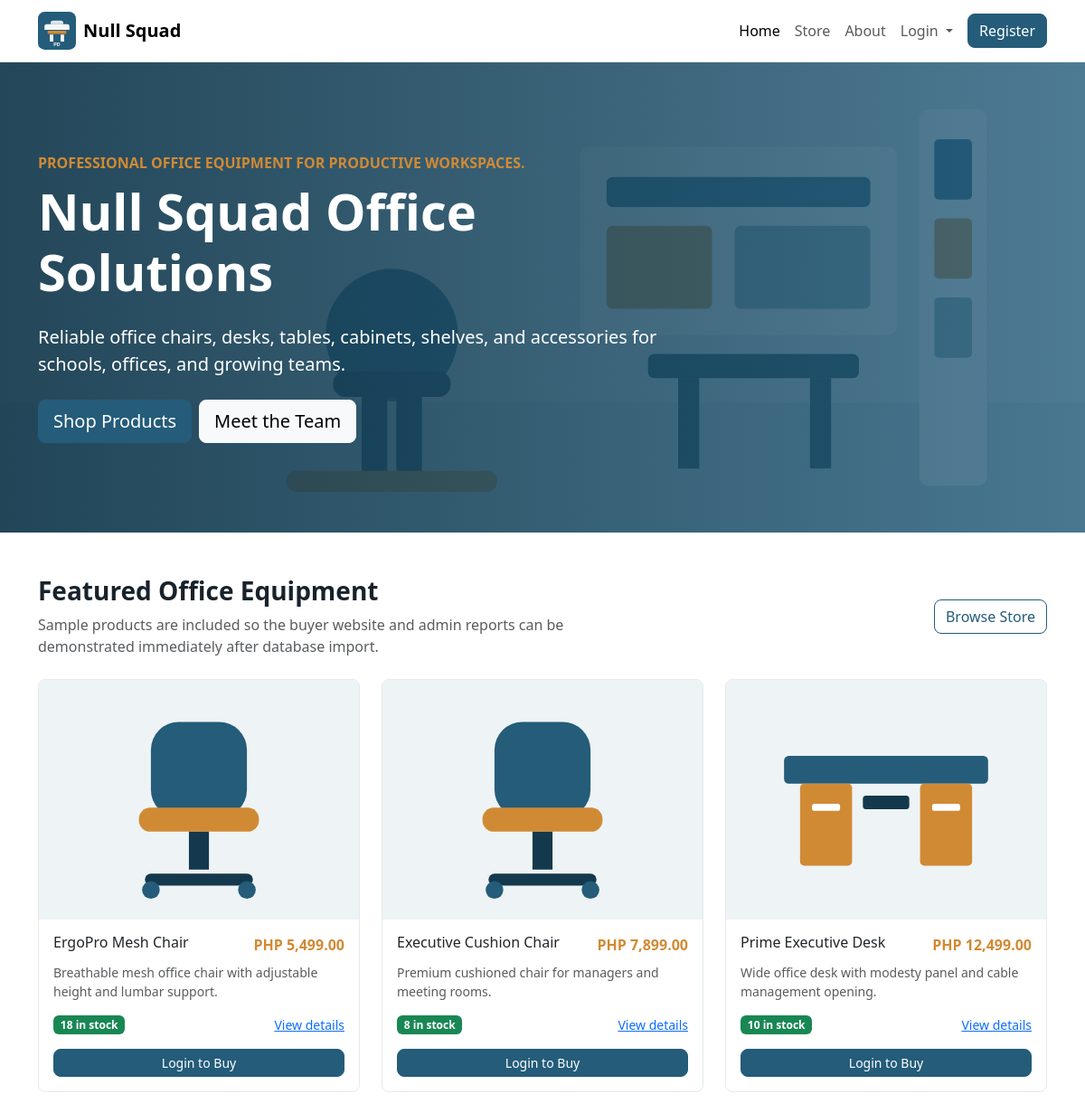
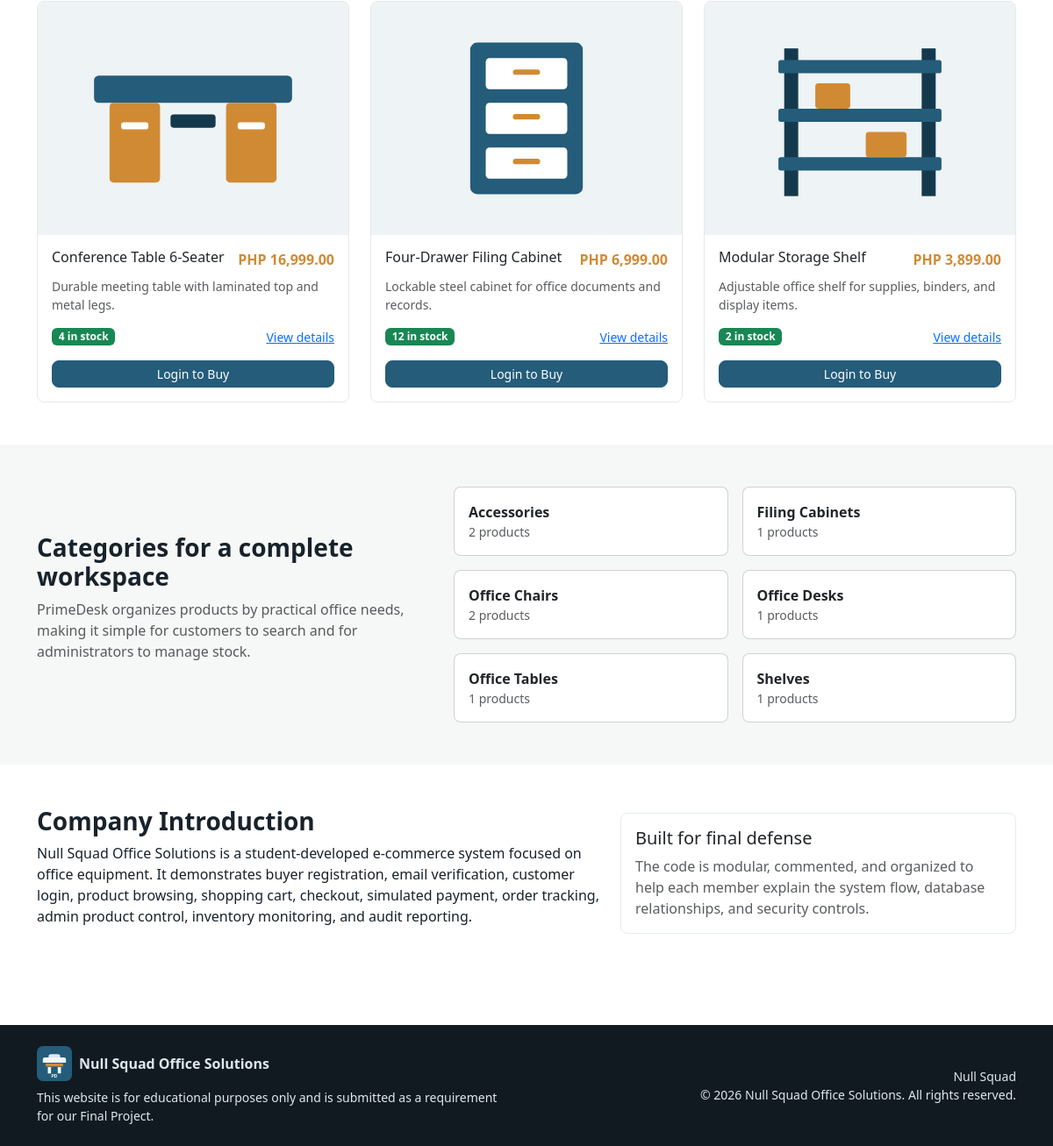
The page / on the database its author committed (2 pictures, top to bottom).
### tables this page shows
CREATE TABLE products (
    id INT UNSIGNED AUTO_INCREMENT PRIMARY KEY,
    category_id INT UNSIGNED NOT NULL,
    name VARCHAR(160) NOT NULL,
    description TEXT NOT NULL,
    price DECIMAL(10,2) NOT NULL DEFAULT 0.00,
    image VARCHAR(255) NULL,
    status ENUM('active', 'inactive') NOT NULL DEFAULT 'active',
    created_at DATETIME NOT NULL DEFAULT CURRENT_TIMESTAMP,
    updated_at DATETIME DEFAULT NULL ON UPDATE CURRENT_TIMESTAMP,
    INDEX idx_products_category (category_id),
    INDEX idx_products_name (name),
    CONSTRAINT fk_products_category
        FOREIGN KEY (category_id) REFERENCES categories(id)
        ON DELETE RESTRICT
);

CREATE TABLE inventory (
    id INT UNSIGNED AUTO_INCREMENT PRIMARY KEY,
    product_id INT UNSIGNED NOT NULL UNIQUE,
    quantity INT UNSIGNED NOT NULL DEFAULT 0,
    low_stock_threshold INT UNSIGNED NOT NULL DEFAULT 5,
    updated_at DATETIME DEFAULT NULL ON UPDATE CURRENT_TIMESTAMP,
    CONSTRAINT fk_inventory_product
        FOREIGN KEY (product_id) REFERENCES products(id)
        ON DELETE CASCADE
);

CREATE TABLE categories (
    id INT UNSIGNED AUTO_INCREMENT PRIMARY KEY,
    name VARCHAR(100) NOT NULL UNIQUE,
    description TEXT NULL,
    status ENUM('active', 'inactive') NOT NULL DEFAULT 'active',
    created_at DATETIME NOT NULL DEFAULT CURRENT_TIMESTAMP
);

### functions/helpers.php (called while the page is built, shortened)
<?php
function e(mixed $value): string
{
    return htmlspecialchars((string) $value, ENT_QUOTES, 'UTF-8');
}
function app_base_url(): string
{
    $scriptDir = str_replace('\\', '/', dirname($_SERVER['SCRIPT_NAME'] ?? ''));
    $scriptDir = rtrim($scriptDir, '/');
    return $scriptDir === '/' || $scriptDir === '.' ? '' : $scriptDir;
}
function url(string $path = ''): string
{
    $base = app_base_url();
    $path = ltrim($path, '/');
    return $path === '' ? ($base ?: '/') : $base . '/' . $path;
}
function asset(string $path): string
{
    return url('assets/' . ltrim($path, '/'));
}
function upload_url(string $filename): string
{
    if (str_starts_with($filename, 'assets/')) {
        return url($filename);
    }
    return url('uploads/products/' . ltrim($filename, '/'));
}
function money(float|int|string $amount): string
{
    return 'PHP ' . number_format((float) $amount, 2);
}
function active_link(string $page): string
{
    return basename($_SERVER['SCRIPT_NAME'] ?? '') === $page ? 'active' : '';
}
function excerpt(string $text, int $limit = 110): string
{
    $plain = trim(strip_tags($text));
    if (strlen($plain) <= $limit) {
        return $plain;
    }
    return substr($plain, 0, $limit - 3) . '...';
}

### includes/auth.php (called while the page is built, shortened)
<?php
function current_user(): ?array
{
    return $_SESSION['user'] ?? null;
}
function is_admin(): bool
{
    return (current_user()['role'] ?? '') === 'admin';
}
function is_customer(): bool
{
    return (current_user()['role'] ?? '') === 'customer';
}

### includes/db.php (called while the page is built, shortened)
<?php
function db(): PDO
{
    static $pdo = null;
    if ($pdo instanceof PDO) {
        return $pdo;
    }
    $dsn = 'mysql:host=' . DB_HOST . ';dbname=' . DB_NAME . ';charset=utf8mb4';
    try {
        $pdo = new PDO($dsn, DB_USER, DB_PASS, [
            PDO::ATTR_ERRMODE => PDO::ERRMODE_EXCEPTION,
            PDO::ATTR_DEFAULT_FETCH_MODE => PDO::FETCH_ASSOC,
            PDO::ATTR_EMULATE_PREPARES => false,
        ]);
    } catch (PDOException $exception) {
        error_log('Database connection failed: ' . $exception->getMessage());
        throw new RuntimeException('Database connection failed. Please check config/config.php and import database/ecommerce_db.sql.');
    }
    return $pdo;
}

### templates/product_card.php (the view)
<?php
$stock = (int) ($product['stock'] ?? $product['quantity'] ?? 0);
?>
<div class="card product-card">
    <img src="<?= e(upload_url((string) ($product['image'] ?? ''))) ?>" class="product-image" alt="<?= e($product['name']) ?>">
    <div class="card-body d-flex flex-column">
        <div class="d-flex justify-content-between gap-2 align-items-start mb-2">
            <h3 class="h6 mb-0"><?= e($product['name']) ?></h3>
            <span class="fw-bold text-accent"><?= e(money($product['price'])) ?></span>
        </div>
        <p class="text-muted small flex-grow-1"><?= e(excerpt((string) $product['description'])) ?></p>
        <div class="d-flex justify-content-between align-items-center mb-3">
            <span class="badge text-bg-<?= $stock > 0 ? 'success' : 'danger' ?>"><?= $stock > 0 ? $stock . ' in stock' : 'Out of stock' ?></span>
            <a href="<?= url('product.php?id=' . (int) $product['id']) ?>" class="small">View details</a>
        </div>
        <?php if ($stock > 0): ?>
            <?php if (is_customer()): ?>
                <form method="post" action="<?= url('cart.php') ?>" class="d-flex gap-2">
                    <?= csrf_field() ?>
                    <input type="hidden" name="action" value="add">
                    <input type="hidden" name="product_id" value="<?= (int) $product['id'] ?>">
                    <input type="number" name="quantity" class="form-control form-control-sm" value="1" min="1" max="<?= $stock ?>" aria-label="Quantity">
                    <button class="btn btn-sm btn-primary" type="submit">Add to Cart</button>
                </form>
            <?php else: ?>
                <a class="btn btn-sm btn-primary" href="<?= url('login.php') ?>">Login to Buy</a>
            <?php endif; ?>
        <?php else: ?>
            <button class="btn btn-sm btn-secondary" disabled>Unavailable</button>
        <?php endif; ?>
    </div>
</div>

### templates/header.php (shortened to what this page needs)
<?php
$bodyClass = $bodyClass ?? '';
$customerIdForNav = is_customer() ? current_customer_id() : 0;
?>
<!doctype html>
<html lang="en">
<head>
    <link href="https://cdn.jsdelivr.net/npm/bootstrap@5.3.3/dist/css/bootstrap.min.css" rel="stylesheet">
    <link href="<?= asset('css/styles.css') ?>" rel="stylesheet">
</head>
<body class="<?= e($bodyClass) ?>">
<nav class="navbar navbar-expand-lg navbar-light bg-white border-bottom sticky-top">
    <div class="container">
        <a class="navbar-brand d-flex align-items-center gap-2" href="<?= url('index.php') ?>">
            <img src="<?= asset('images/logo.svg') ?>" alt="<?= e(APP_NAME) ?> logo" width="42" height="42">
            <span class="fw-bold"><?= e(APP_SHORT_NAME) ?></span>
        </a>
        <div class="collapse navbar-collapse" id="mainNav">
            <ul class="navbar-nav ms-auto align-items-lg-center">
                <li class="nav-item"><a class="nav-link <?= active_link('index.php') ?>" href="<?= url('index.php') ?>">Home</a></li>
                <li class="nav-item"><a class="nav-link <?= active_link('store.php') ?>" href="<?= url('store.php') ?>">Store</a></li>
                <li class="nav-item"><a class="nav-link <?= active_link('about.php') ?>" href="<?= url('about.php') ?>">About</a></li>
                <?php if (is_customer()): ?>
                    <li class="nav-item"><a class="nav-link <?= active_link('order_history.php') ?>" href="<?= url('order_history.php') ?>">Orders</a></li>
                    <li class="nav-item">
                        <a class="btn btn-outline-primary position-relative ms-lg-2" href="<?= url('cart.php') ?>">
                            Cart
                            <?php if ($customerIdForNav > 0): ?>
                                <span class="position-absolute top-0 start-100 translate-middle badge rounded-pill bg-danger"><?= cart_item_count($customerIdForNav) ?></span>
                            <?php endif; ?>
                        </a>
                    </li>
                    <li class="nav-item"><a class="btn btn-primary ms-lg-2" href="<?= url('logout.php') ?>">Logout</a></li>
                <?php elseif (is_admin()): ?>
                    <li class="nav-item"><a class="btn btn-primary ms-lg-2" href="<?= url('admin/dashboard.php') ?>">Admin</a></li>
                <?php else: ?>
                    <li class="nav-item dropdown">
                        <a class="nav-link dropdown-toggle <?= active_link('login.php') ?>" href="#" id="loginMenu" role="button" data-bs-toggle="dropdown" aria-expanded="false">
                            Login
                        </a>
                    </li>
                    <li class="nav-item"><a class="btn btn-primary ms-lg-2" href="<?= url('register.php') ?>">Register</a></li>
                <?php endif; ?>
            </ul>
        </div>
    </div>
</nav>
<main>

### index.php (shortened to what this page needs)
<?php
$featuredProducts = [];
$categories = [];
try {
    $featuredStmt = db()->query(
        'SELECT p.*, c.name AS category_name, i.quantity AS stock
         FROM products p
         JOIN categories c ON c.id = p.category_id
         JOIN inventory i ON i.product_id = p.id
         WHERE p.status = "active"
         ORDER BY p.created_at DESC
         LIMIT 6'
    );
    $featuredProducts = $featuredStmt->fetchAll();
    $categoryStmt = db()->query(
        'SELECT c.*, COUNT(p.id) AS product_count
         FROM categories c
         LEFT JOIN products p ON p.category_id = c.id AND p.status = "active"
         WHERE c.status = "active"
         GROUP BY c.id
         ORDER BY c.name'
    );
    $categories = $categoryStmt->fetchAll();
} catch (Throwable $exception) {
    $databaseReady = false;
}
include __DIR__ . '/templates/header.php';
?>
<section class="hero">
    <div class="container py-5">
        <div class="row">
            <div class="col-lg-8">
                <p class="text-uppercase fw-semibold text-accent mb-2"><?= e(APP_TAGLINE) ?></p>
                <h1 class="display-4 fw-bold mb-4"><?= e(APP_NAME) ?></h1>
                <p class="lead mb-4">Reliable office chairs, desks, tables, cabinets, shelves, and accessories for schools, offices, and growing teams.</p>
                <div class="d-flex flex-wrap gap-2">
                    <a class="btn btn-primary btn-lg" href="<?= url('store.php') ?>">Shop Products</a>
                    <a class="btn btn-light btn-lg" href="<?= url('about.php') ?>">Meet the Team</a>
                </div>
            </div>
        </div>
    </div>
</section>
<section class="py-5">
    <div class="container">
        <div class="row align-items-center mb-4">
            <div class="col-lg-7">
                <h2 class="h3 fw-bold">Featured Office Equipment</h2>
                <p class="text-muted mb-0">Sample products are included so the buyer website and admin reports can be demonstrated immediately after database import.</p>
            </div>
            <div class="col-lg-5 text-lg-end mt-3 mt-lg-0">
                <a class="btn btn-outline-primary" href="<?= url('store.php') ?>">Browse Store</a>
            </div>
        </div>
        <div class="row g-4">
            <?php foreach ($featuredProducts as $product): ?>
                <div class="col-sm-6 col-lg-4">
                    <?php include __DIR__ . '/templates/product_card.php'; ?>
                </div>
            <?php endforeach; ?>
        </div>
    </div>
</section>
<section class="section-band py-5">
    <div class="container">
        <div class="row g-4 align-items-center">
            <div class="col-lg-5">
                <h2 class="h3 fw-bold">Categories for a complete workspace</h2>
                <p class="text-muted">PrimeDesk organizes products by practical office needs, making it simple for customers to search and for administrators to manage stock.</p>
            </div>
            <div class="col-lg-7">
                <div class="row g-3">
                    <?php foreach ($categories as $category): ?>
                        <div class="col-sm-6">
                            <a class="card text-decoration-none text-dark h-100" href="<?= url('store.php?category=' . (int) $category['id']) ?>">
                                <div class="card-body">
                                    <div class="fw-bold"><?= e($category['name']) ?></div>
                                    <div class="small text-muted"><?= (int) $category['product_count'] ?> products</div>
                                </div>
                            </a>
                        </div>
                    <?php endforeach; ?>
                </div>
            </div>
        </div>
    </div>
</section>
<section class="py-5">
    <div class="container">
        <div class="row g-4 align-items-center">
            <div class="col-lg-7">
                <h2 class="h3 fw-bold">Company Introduction</h2>
                <p><?= e(APP_NAME) ?> is a student-developed e-commerce system focused on office equipment. It demonstrates buyer registration, email verification, customer login, product browsing, shopping cart, checkout, simulated payment, order tracking, admin product control, inventory monitoring, and audit reporting.</p>
            </div>
            <div class="col-lg-5">
                <div class="card dashboard-stat">
                    <div class="card-body">
                        <h3 class="h5">Built for final defense</h3>
                        <p class="text-muted mb-0">The code is modular, commented, and organized to help each member explain the system flow, database relationships, and security controls.</p>
                    </div>
                </div>
            </div>
        </div>
    </div>
</section>
<?php include __DIR__ . '/templates/footer.php'; ?>

### templates/footer.php (shortened to what this page needs)
    </main>
    <footer class="site-footer mt-5">
        <div class="container py-4">
            <div class="row align-items-center g-4">
                <div class="col-md-6">
                    <div class="d-flex align-items-center gap-2 mb-2">
                        <img src="<?= asset('images/logo.svg') ?>" alt="<?= e(APP_NAME) ?> logo" width="40" height="40">
                        <strong><?= e(APP_NAME) ?></strong>
                    </div>
                    <p class="mb-0 small"><?= e(EDUCATIONAL_FOOTER) ?></p>
                </div>
                <div class="col-md-6 text-md-end small">
                    <div><?= e(GROUP_NAME) ?></div>
                    <div>&copy; <?= date('Y') ?> <?= e(APP_NAME) ?>. All rights reserved.</div>
                </div>
            </div>
        </div>
    </footer>
</body>
</html>

### assets/css/styles.css (style rules this page uses)
:root { --pd-primary: #245c7a; --pd-primary-dark: #14394d; --pd-accent: #d18a34; --pd-ink: #18222b; --pd-muted: #65737f; --pd-surface: #f6f8f7; }
body { color: var(--pd-ink); background: #ffffff; }
.btn, .card, .form-control, .form-select, .alert, .list-group-item, .modal-content { border-radius: 8px; }
.btn-primary, .bg-primary { background-color: var(--pd-primary) !important; border-color: var(--pd-primary) !important; }
.btn-outline-primary { color: var(--pd-primary); border-color: var(--pd-primary); }
.text-accent { color: var(--pd-accent); }
.hero { background: linear-gradient(90deg, rgba(20, 57, 77, 0.92), rgba(36, 92, 122, 0.78)), url("../images/office-hero.svg") center/cover no-repeat; color: #ffffff; min-height: 520px; display: flex; align-items: center; }
.hero h1 { max-width: 760px; }
.section-band { background: var(--pd-surface); }
.product-card { height: 100%; border: 1px solid #e5eaed; transition: transform 0.16s ease, box-shadow 0.16s ease; }
.product-image { width: 100%; aspect-ratio: 4 / 3; object-fit: cover; background: #eef3f5; border-top-left-radius: 8px; border-top-right-radius: 8px; }
.site-footer { background: #111a21; color: #dfe8ec; }
.dashboard-stat { border: 1px solid #e6ecef; background: #ffffff; }

### rows shown on the page
products: image (picture), name "ErgoPro Mesh Chair", price "PHP 5,499.00", description "Breathable mesh office chair with adjustable height and lumbar support.", inventory.quantity "18"
products: image (picture), name "Executive Cushion Chair", price "PHP 7,899.00", description "Premium cushioned chair for managers and meeting rooms.", inventory.quantity "8"
products: image (picture), name "Prime Executive Desk", price "PHP 12,499.00", description "Wide office desk with modesty panel and cable management opening.", inventory.quantity "10"
products: image (picture), name "Conference Table 6-Seater", price "PHP 16,999.00", description "Durable meeting table with laminated top and metal legs.", inventory.quantity "4"
products: image (picture), name "Four-Drawer Filing Cabinet", price "PHP 6,999.00", description "Lockable steel cabinet for office documents and records.", inventory.quantity "12"
products: image (picture), name "Modular Storage Shelf", price "PHP 3,899.00", description "Adjustable office shelf for supplies, binders, and display items.", inventory.quantity "2"
categories: name "Accessories", product_count "2"
categories: name "Filing Cabinets", product_count "1"
categories: name "Office Chairs", product_count "2"
categories: name "Office Desks", product_count "1"
categories: name "Office Tables", product_count "1"
categories: name "Shelves", product_count "1"

### other values the page prints
APP_SHORT_NAME "Null Squad"
APP_TAGLINE "PROFESSIONAL OFFICE EQUIPMENT FOR PRODUCTIVE WORKSPACES."
APP_NAME "Null Squad Office Solutions"
EDUCATIONAL_FOOTER "This website is for educational purposes only and is submitted as a requirement for our Final Project."
GROUP_NAME "Null Squad"
